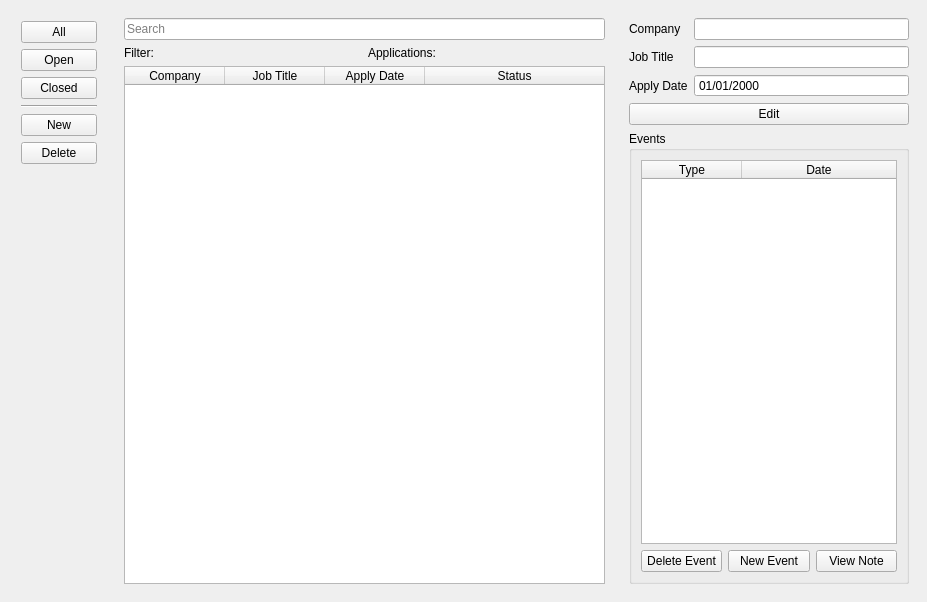
<?xml version="1.0" encoding="UTF-8"?>
<ui version="4.0">
 <class>MainWindow</class>
 <widget class="QMainWindow" name="MainWindow">
  <property name="geometry">
   <rect>
    <x>0</x>
    <y>0</y>
    <width>927</width>
    <height>602</height>
   </rect>
  </property>
  <property name="sizePolicy">
   <sizepolicy hsizetype="Preferred" vsizetype="Preferred">
    <horstretch>0</horstretch>
    <verstretch>0</verstretch>
   </sizepolicy>
  </property>
  <property name="windowTitle">
   <string>Job Application Tracker</string>
  </property>
  <property name="toolButtonStyle">
   <enum>Qt::ToolButtonIconOnly</enum>
  </property>
  <property name="tabShape">
   <enum>QTabWidget::Rounded</enum>
  </property>
  <widget class="QWidget" name="centralwidget">
   <property name="sizePolicy">
    <sizepolicy hsizetype="Preferred" vsizetype="Preferred">
     <horstretch>0</horstretch>
     <verstretch>0</verstretch>
    </sizepolicy>
   </property>
   <layout class="QHBoxLayout" name="horizontalLayout_2">
    <item alignment="Qt::AlignTop">
     <widget class="QWidget" name="navbarColumn" native="true">
      <property name="sizePolicy">
       <sizepolicy hsizetype="Preferred" vsizetype="Preferred">
        <horstretch>1</horstretch>
        <verstretch>0</verstretch>
       </sizepolicy>
      </property>
      <property name="maximumSize">
       <size>
        <width>100</width>
        <height>16777215</height>
       </size>
      </property>
      <property name="autoFillBackground">
       <bool>false</bool>
      </property>
      <layout class="QVBoxLayout" name="verticalLayout_2">
       <property name="leftMargin">
        <number>12</number>
       </property>
       <property name="topMargin">
        <number>12</number>
       </property>
       <property name="rightMargin">
        <number>12</number>
       </property>
       <property name="bottomMargin">
        <number>12</number>
       </property>
       <item>
        <widget class="QPushButton" name="btn_0">
         <property name="sizePolicy">
          <sizepolicy hsizetype="Preferred" vsizetype="Fixed">
           <horstretch>1</horstretch>
           <verstretch>0</verstretch>
          </sizepolicy>
         </property>
         <property name="text">
          <string>All</string>
         </property>
        </widget>
       </item>
       <item>
        <widget class="QPushButton" name="btn_2">
         <property name="sizePolicy">
          <sizepolicy hsizetype="Preferred" vsizetype="Fixed">
           <horstretch>1</horstretch>
           <verstretch>0</verstretch>
          </sizepolicy>
         </property>
         <property name="text">
          <string>Open</string>
         </property>
        </widget>
       </item>
       <item>
        <widget class="QPushButton" name="btn_1">
         <property name="sizePolicy">
          <sizepolicy hsizetype="Preferred" vsizetype="Fixed">
           <horstretch>1</horstretch>
           <verstretch>0</verstretch>
          </sizepolicy>
         </property>
         <property name="text">
          <string>Closed</string>
         </property>
        </widget>
       </item>
       <item>
        <widget class="Line" name="line">
         <property name="orientation">
          <enum>Qt::Horizontal</enum>
         </property>
        </widget>
       </item>
       <item>
        <widget class="QPushButton" name="newApplicationButton">
         <property name="text">
          <string>New</string>
         </property>
        </widget>
       </item>
       <item>
        <widget class="QPushButton" name="deleteApplicationButton">
         <property name="text">
          <string>Delete</string>
         </property>
        </widget>
       </item>
      </layout>
     </widget>
    </item>
    <item>
     <widget class="QWidget" name="tableColumn" native="true">
      <property name="sizePolicy">
       <sizepolicy hsizetype="Preferred" vsizetype="Preferred">
        <horstretch>5</horstretch>
        <verstretch>0</verstretch>
       </sizepolicy>
      </property>
      <layout class="QVBoxLayout" name="verticalLayout_3">
       <item>
        <widget class="QLineEdit" name="searchBox">
         <property name="placeholderText">
          <string>Search</string>
         </property>
        </widget>
       </item>
       <item>
        <layout class="QHBoxLayout" name="horizontalLayout">
         <item>
          <widget class="QLabel" name="filterLabel">
           <property name="text">
            <string>Filter:</string>
           </property>
          </widget>
         </item>
         <item>
          <widget class="QLabel" name="countLabel">
           <property name="text">
            <string>Applications:</string>
           </property>
          </widget>
         </item>
        </layout>
       </item>
       <item>
        <widget class="QTableWidget" name="applicationTable">
         <property name="sizePolicy">
          <sizepolicy hsizetype="Expanding" vsizetype="Expanding">
           <horstretch>0</horstretch>
           <verstretch>0</verstretch>
          </sizepolicy>
         </property>
         <property name="editTriggers">
          <set>QAbstractItemView::NoEditTriggers</set>
         </property>
         <property name="alternatingRowColors">
          <bool>true</bool>
         </property>
         <property name="selectionBehavior">
          <enum>QAbstractItemView::SelectRows</enum>
         </property>
         <property name="sortingEnabled">
          <bool>false</bool>
         </property>
         <property name="columnCount">
          <number>4</number>
         </property>
         <attribute name="horizontalHeaderCascadingSectionResizes">
          <bool>false</bool>
         </attribute>
         <attribute name="horizontalHeaderStretchLastSection">
          <bool>true</bool>
         </attribute>
         <attribute name="verticalHeaderVisible">
          <bool>false</bool>
         </attribute>
         <column>
          <property name="text">
           <string>Company</string>
          </property>
         </column>
         <column>
          <property name="text">
           <string>Job Title</string>
          </property>
         </column>
         <column>
          <property name="text">
           <string>Apply Date</string>
          </property>
         </column>
         <column>
          <property name="text">
           <string>Status</string>
          </property>
         </column>
        </widget>
       </item>
      </layout>
     </widget>
    </item>
    <item>
     <widget class="QWidget" name="detailsColumn" native="true">
      <property name="sizePolicy">
       <sizepolicy hsizetype="Preferred" vsizetype="Preferred">
        <horstretch>1</horstretch>
        <verstretch>0</verstretch>
       </sizepolicy>
      </property>
      <layout class="QVBoxLayout" name="verticalLayout_4">
       <item>
        <layout class="QFormLayout" name="detailsForm">
         <item row="0" column="0">
          <widget class="QLabel" name="companyLabel">
           <property name="text">
            <string>Company</string>
           </property>
          </widget>
         </item>
         <item row="0" column="1">
          <widget class="QLineEdit" name="companyLineEdit">
           <property name="readOnly">
            <bool>true</bool>
           </property>
          </widget>
         </item>
         <item row="1" column="0">
          <widget class="QLabel" name="jobTitleLabel">
           <property name="text">
            <string>Job Title</string>
           </property>
          </widget>
         </item>
         <item row="1" column="1">
          <widget class="QLineEdit" name="jobTitleLineEdit">
           <property name="readOnly">
            <bool>true</bool>
           </property>
          </widget>
         </item>
         <item row="2" column="0">
          <widget class="QLabel" name="applyDateLabel">
           <property name="text">
            <string>Apply Date</string>
           </property>
          </widget>
         </item>
         <item row="2" column="1">
          <widget class="QDateEdit" name="applyDateDateEdit">
           <property name="frame">
            <bool>true</bool>
           </property>
           <property name="readOnly">
            <bool>true</bool>
           </property>
           <property name="buttonSymbols">
            <enum>QAbstractSpinBox::NoButtons</enum>
           </property>
           <property name="displayFormat">
            <string>dd/MM/yyyy</string>
           </property>
          </widget>
         </item>
        </layout>
       </item>
       <item>
        <widget class="QPushButton" name="editButton">
         <property name="text">
          <string>Edit</string>
         </property>
        </widget>
       </item>
       <item>
        <widget class="QGroupBox" name="eventsPanel">
         <property name="sizePolicy">
          <sizepolicy hsizetype="MinimumExpanding" vsizetype="MinimumExpanding">
           <horstretch>0</horstretch>
           <verstretch>0</verstretch>
          </sizepolicy>
         </property>
         <property name="maximumSize">
          <size>
           <width>16777215</width>
           <height>16777215</height>
          </size>
         </property>
         <property name="title">
          <string>Events</string>
         </property>
         <layout class="QVBoxLayout" name="verticalLayout_5">
          <item>
           <widget class="QTableWidget" name="eventsTable">
            <property name="editTriggers">
             <set>QAbstractItemView::NoEditTriggers</set>
            </property>
            <property name="alternatingRowColors">
             <bool>false</bool>
            </property>
            <property name="selectionBehavior">
             <enum>QAbstractItemView::SelectRows</enum>
            </property>
            <property name="sortingEnabled">
             <bool>false</bool>
            </property>
            <property name="columnCount">
             <number>2</number>
            </property>
            <attribute name="horizontalHeaderStretchLastSection">
             <bool>true</bool>
            </attribute>
            <attribute name="verticalHeaderVisible">
             <bool>false</bool>
            </attribute>
            <column>
             <property name="text">
              <string>Type</string>
             </property>
            </column>
            <column>
             <property name="text">
              <string>Date</string>
             </property>
            </column>
           </widget>
          </item>
          <item>
           <layout class="QHBoxLayout" name="eventButtons">
            <item>
             <widget class="QPushButton" name="deleteEventButton">
              <property name="styleSheet">
               <string notr="true"/>
              </property>
              <property name="text">
               <string>Delete Event</string>
              </property>
             </widget>
            </item>
            <item>
             <widget class="QPushButton" name="newEventButton">
              <property name="text">
               <string>New Event</string>
              </property>
             </widget>
            </item>
            <item>
             <widget class="QPushButton" name="viewNoteButton">
              <property name="text">
               <string>View Note</string>
              </property>
             </widget>
            </item>
           </layout>
          </item>
         </layout>
        </widget>
       </item>
      </layout>
     </widget>
    </item>
   </layout>
  </widget>
 </widget>
 <resources/>
 <connections/>
</ui>
